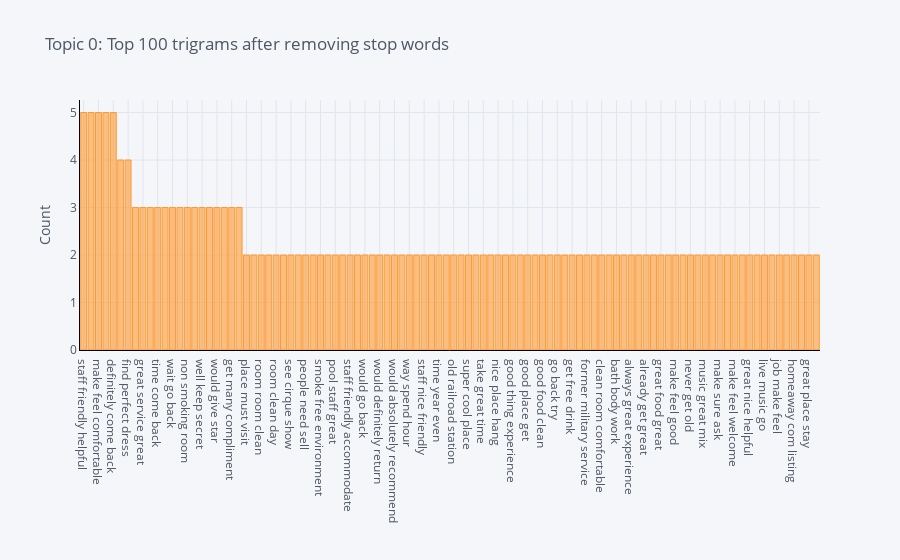

Notebook code for this chart:
### Markdown cell above
<span style="color:Blue"> Observation:
* There were many bigrams such as 'great place', 'go back', 'make sure', and 'love place'.

### Code cell
plot_model(lda, plot = 'trigram')

### Figure 1 — Plotly figure (JSON) as saved in the notebook; plotly's stock layout.template omitted (floating-point values rounded to 4 significant figures)
{"data": [{"marker": {"color": "rgba(255, 153, 51, 0.6)", "line": {"color": "rgba(255, 153, 51, 1.0)", "width": 1}}, "name": "count", "orientation": "v", "text": "", "type": "bar", "x": ["staff friendly helpful", "staff super friendly", "make feel comfortable", "would definitely recommend", "definitely come back", "definitely go back", "find perfect dress", "wear steeler gear", "great service great", "see picture attach", "time come back", "say enough good", "wait go back", "give place star", "non smoking room", "absolutely love place", "well keep secret", "overall great experience", "would give star", "would definitely go", "get many compliment", "enough good thing", "place must visit", "room pool table", "room room clean", "sauna steam room", "room clean day", "place go time", "see cirque show", "see hotel room", "people need sell", "reflexology foot massage", "smoke free environment", "service always great", "pool staff great", "absolutely love live", "staff friendly accommodate", "walk main entrance", "would go back", "would fun place", "would definitely return", "would come back", "would absolutely recommend", "well great job", "way spend hour", "usually go location", "staff nice friendly", "try help find", "time year even", "time head back", "old railroad station", "super friendly helpful", "super cool place", "stay night business", "take great time", "never hear place", "nice place hang", "nice change pace", "good thing experience", "good place go", "good place get", "good make feel", "good food clean", "go way make", "go back try", "get room view", "get free drink", "friendly knowledgeable staff", "former military service", "dancing night away", "clean room comfortable", "cirque show think", "bath body work", "always great time", "always great experience", "always feel safe", "already get great", "great customer service", "great food great", "great job make", "make feel good", "never see business", "never get old", "need sell ticket", "music great mix", "military service member", "make sure ask", "make show entertaining", "make feel welcome", "love place far", "great nice helpful", "love love love", "live music go", "keep secret stay", "job make feel", "hot water shower", "homeaway com listing", "hair never look", "great place stay", "would recommend place"], "y": [5, 5, 5, 5, 5, 4, 4, 3, 3, 3, 3, 3, 3, 3, 3, 3, 3, 3, 3, 3, 3, 3, 2, 2, 2, 2, 2, 2, 2, 2, 2, 2, 2, 2, 2, 2, 2, 2, 2, 2, 2, 2, 2, 2, 2, 2, 2, 2, 2, 2, 2, 2, 2, 2, 2, 2, 2, 2, 2, 2, 2, 2, 2, 2, 2, 2, 2, 2, 2, 2, 2, 2, 2, 2, 2, 2, 2, 2, 2, 2, 2, 2, 2, 2, 2, 2, 2, 2, 2, 2, 2, 2, 2, 2, 2, 2, 2, 2, 2, 2]}], "layout": {"legend": {"bgcolor": "#F5F6F9", "font": {"color": "#4D5663"}}, "paper_bgcolor": "#F5F6F9", "plot_bgcolor": "#F5F6F9", "title": {"font": {"color": "#4D5663"}, "text": "Topic 0: Top 100 trigrams after removing stop words"}, "xaxis": {"gridcolor": "#E1E5ED", "linecolor": "black", "showgrid": true, "tickfont": {"color": "#4D5663"}, "title": {"font": {"color": "#4D5663"}, "text": ""}, "zerolinecolor": "#E1E5ED"}, "yaxis": {"gridcolor": "#E1E5ED", "linecolor": "black", "showgrid": true, "tickfont": {"color": "#4D5663"}, "title": {"font": {"color": "#4D5663"}, "text": "Count"}, "zerolinecolor": "#E1E5ED"}}}
